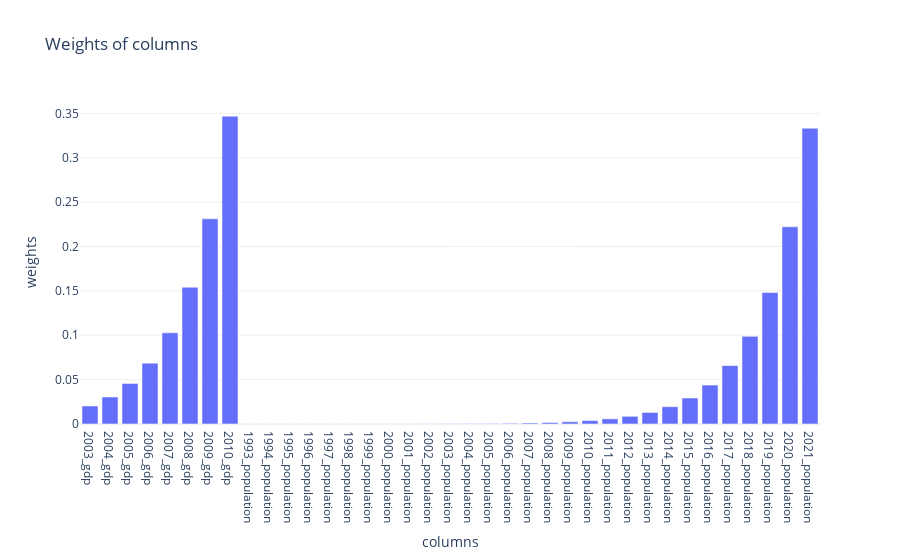

Here is the notebook cell this chart was saved with:
### Code cell
# note: you should expect different years for different variables, as
# you restrict weights to certain years *for the outcome variable only*
# and use whatever data is available for other variables
# and other variables have different years available

f  = FipsQuery(1007, outcome_var = "gdp",
               feature_groups_with_weights= {"gdp": 1, "population":1}, #with one feature group only
               # weights 1-4 won't make a difference
               lag = 0, top =5, time_decay = 1.5, outcome_comparison_period=(2003, 2010))
f.find_euclidean_kins()
display(f.plot_weights())

### Figure 1 — Plotly figure (JSON) as saved in the notebook; plotly's stock layout.template omitted (floating-point values rounded to 4 significant figures)
{"data": [{"type": "bar", "x": ["2003_gdp", "2004_gdp", "2005_gdp", "2006_gdp", "2007_gdp", "2008_gdp", "2009_gdp", "2010_gdp", "1993_population", "1994_population", "1995_population", "1996_population", "1997_population", "1998_population", "1999_population", "2000_population", "2001_population", "2002_population", "2003_population", "2004_population", "2005_population", "2006_population", "2007_population", "2008_population", "2009_population", "2010_population", "2011_population", "2012_population", "2013_population", "2014_population", "2015_population", "2016_population", "2017_population", "2018_population", "2019_population", "2020_population", "2021_population"], "y": [0.0203, 0.03045, 0.04568, 0.06852, 0.1028, 0.1542, 0.2312, 0.3469, 3.911e-06, 5.867e-06, 8.801e-06, 1.32e-05, 1.98e-05, 2.97e-05, 4.455e-05, 6.683e-05, 0.0001002, 0.0001504, 0.0002255, 0.0003383, 0.0005075, 0.0007612, 0.001142, 0.001713, 0.002569, 0.003854, 0.005781, 0.008671, 0.01301, 0.01951, 0.02926, 0.0439, 0.06584, 0.09877, 0.1481, 0.2222, 0.3333]}], "layout": {"title": {"text": "Weights of columns"}, "xaxis": {"title": {"text": "columns"}}, "yaxis": {"title": {"text": "weights"}}}}
